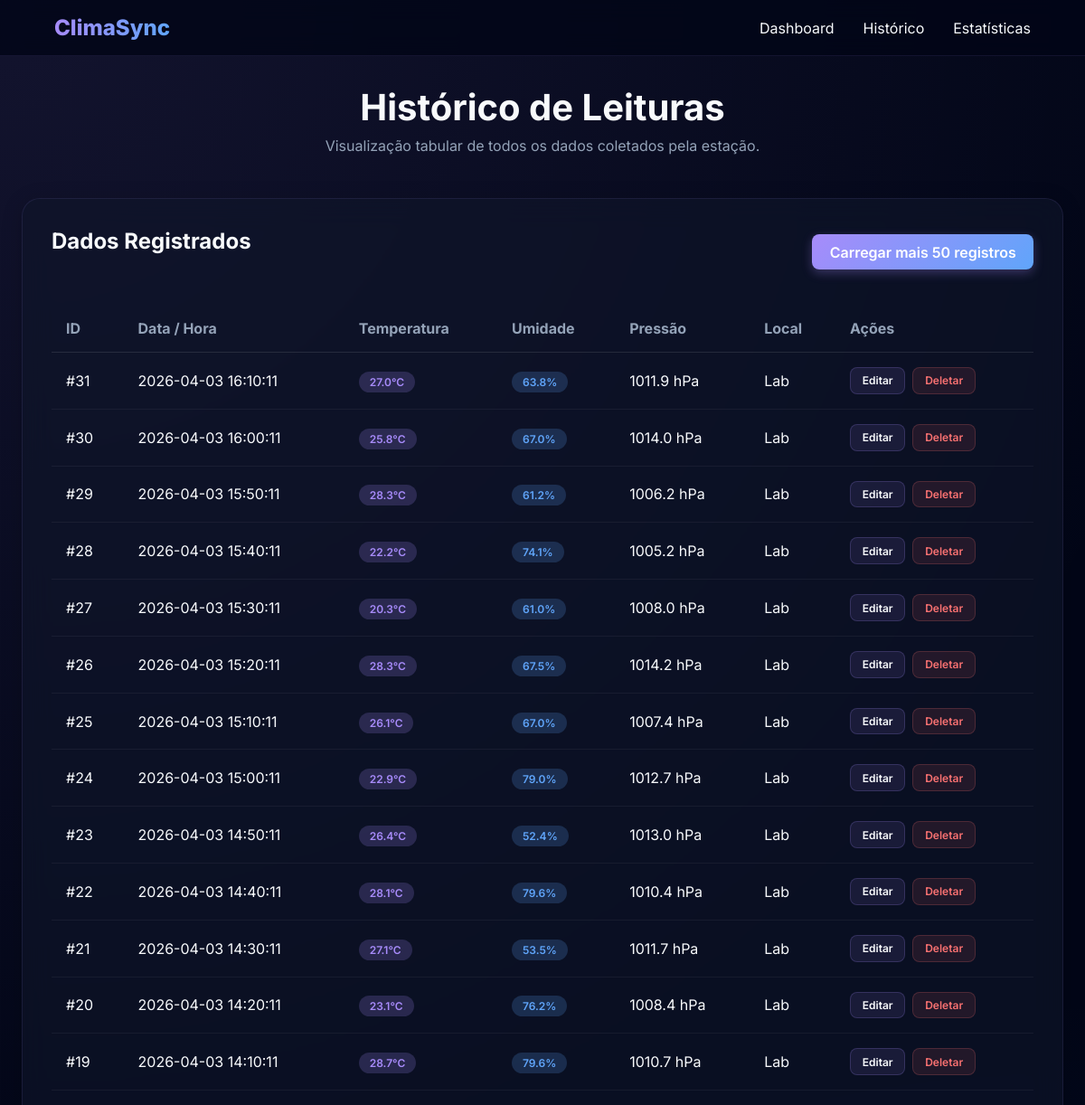
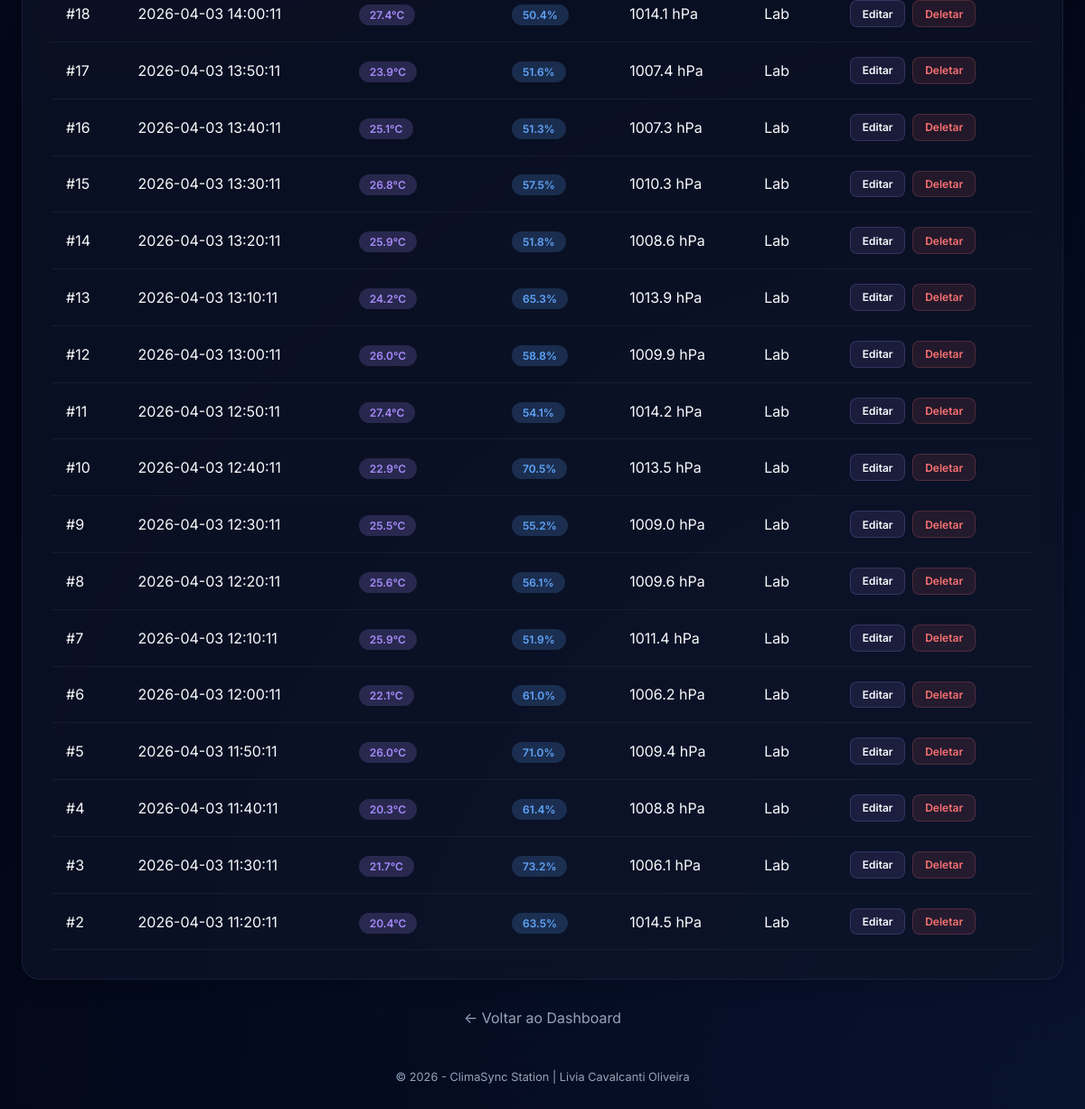
/leituras, run on the app's committed database (2 pictures, top to bottom).
### tables this page shows
CREATE TABLE leituras (
id INTEGER PRIMARY KEY AUTOINCREMENT,
temperatura REAL NOT NULL,
umidade REAL NOT NULL,
pressao REAL, -- opcional
localizacao TEXT DEFAULT 'Lab', -- opcional
timestamp DATETIME DEFAULT (datetime('now','localtime'))
);

### src/app.py (the view)
@app.route('/leituras', methods=['GET'])
def listar():
    limite = request.args.get('limite', default=50, type=int)
    leituras = database.listar_leituras(limite=limite)
    return responder('historico.html', {'leituras': leituras, 'limite': limite})

### src/app.py (called while the page is built)
def responder(template, data=None, status=200):
    formato = request.args.get('formato')
    if formato == 'json':
        return jsonify(data), status
    return render_template(template, **(data if data else {})), status

### src/database.py (called while the page is built)
def get_db_connection():
    conn = sqlite3.connect(DB_FILE, timeout=10)
    conn.execute('PRAGMA journal_mode=WAL')
    conn.execute('PRAGMA busy_timeout=5000')
    conn.row_factory = sqlite3.Row
    return conn

def listar_leituras(limite=50):
    query = "SELECT * FROM leituras ORDER BY timestamp DESC LIMIT ?"
    with get_db_connection() as conn:
        cursor = conn.cursor()
        rows = cursor.execute(query, (limite,)).fetchall()
        return [dict(row) for row in rows]

### src/templates/historico.html
{% extends 'base.html' %}
{% block content %}
<header class="header">
    <h1>Histórico de Leituras</h1>
    <p>Visualização tabular de todos os dados coletados pela estação.</p>
</header>
<div class="section-card">
    <div style="display: flex; justify-content: space-between; align-items: center; margin-bottom: 2rem;">
        <h2>Dados Registrados</h2>
        <a href="{{ url_for('listar', limite=limite+50) }}" class="btn btn-primary">Carregar mais 50 registros</a>
    </div>
    <table>
        <thead>
            <tr>
                <th>ID</th>
                <th>Data / Hora</th>
                <th>Temperatura</th>
                <th>Umidade</th>
                <th>Pressão</th>
                <th>Local</th>
                <th>Ações</th>
            </tr>
        </thead>
        <tbody>
            {% for leitura in leituras %}
            <tr>
                <td>#{{ leitura.id }}</td>
                <td>{{ leitura.timestamp }}</td>
                <td><span class="badge badge-temp">{{ "%.1f"|format(leitura.temperatura) }}°C</span></td>
                <td><span class="badge badge-umid">{{ "%.1f"|format(leitura.umidade) }}%</span></td>
                <td>{{ "%.1f"|format(leitura.pressao) if leitura.pressao else "--" }} hPa</td>
                <td>{{ leitura.localizacao }}</td>
                <td>
                    <div style="display: flex; gap: 0.5rem;">
                        <a href="{{ url_for('detalhe', id=leitura.id) }}" class="btn" style="background: rgba(167, 139, 250, 0.1); border: 1px solid rgba(167, 139, 250, 0.2); padding: 0.4rem 0.8rem; font-size: 0.75rem;">Editar</a>
                        <form action="{{ url_for('deletar', id=leitura.id) }}" method="POST" onsubmit="return confirm('Tem certeza?');">
                            <button type="submit" class="btn btn-danger" style="padding: 0.4rem 0.8rem; font-size: 0.75rem;">Deletar</button>
                        </form>
                    </div>
                </td>
            </tr>
            {% else %}
            <tr><td colspan="7" style="text-align: center;">Nenhum dado encontrado.</td></tr>
            {% endfor %}
        </tbody>
    </table>
</div>
<div style="margin-top: 2rem; text-align: center;">
    <a href="{{ url_for('index') }}" style="color: var(--text-dim);">← Voltar ao Dashboard</a>
</div>
{% endblock %}

### src/static/css/style.css (style rules this page uses)
:root { --primary: #a78bfa; --secondary: #60a5fa; --accent: #c084fc; --bg-dark: #020617; --card-bg: rgba(15, 23, 42, 0.6); --text: #f8fafc; --text-dim: #94a3b8; --success: #34d399; --danger: #f87171; --glow: rgba(167, 139, 250, 0.15); }
* { margin: 0; padding: 0; box-sizing: border-box; font-family: 'Inter', -apple-system, system-ui, sans-serif; }
body { background: var(--bg-dark); background-image: radial-gradient(circle at 0% 0%, rgba(167, 139, 250, 0.1) 0%, transparent 50%), radial-gradient(circle at 100% 100%, rgba(59, 130, 246, 0.1) 0%, transparent 50%); color: var(--text); min-height: 100vh; padding-bottom: 2rem; overflow-x: hidden; }
a { text-decoration: none; color: inherit; }
.header { margin-bottom: 3rem; text-align: center; }
.header h1 { font-size: 2.5rem; margin-bottom: 0.5rem; }
.header p { color: var(--text-dim); }
.section-card { background: var(--card-bg); backdrop-filter: blur(16px); padding: 2rem; border-radius: 1.25rem; border: 1px solid rgba(167, 139, 250, 0.1); box-shadow: 0 4px 24px -1px rgba(0, 0, 0, 0.2); }
h2 { margin-bottom: 1.5rem; }
table { width: 100%; border-collapse: collapse; }
th { text-align: left; padding: 1rem; color: var(--text-dim); border-bottom: 1px solid rgba(255, 255, 255, 0.1); }
td { padding: 1rem; border-bottom: 1px solid rgba(255, 255, 255, 0.05); }
.badge { padding: 0.25rem 0.75rem; border-radius: 2rem; font-size: 0.75rem; font-weight: 600; }
.badge-temp { background: rgba(167, 139, 250, 0.2); color: var(--primary); }
.badge-umid { background: rgba(96, 165, 250, 0.2); color: var(--secondary); }
.btn { padding: 0.6rem 1.2rem; border-radius: 0.5rem; border: none; cursor: pointer; font-weight: 600; transition: 0.2s; display: inline-block; }
.btn-primary { background: linear-gradient(135deg, var(--primary), var(--secondary)); color: white; box-shadow: 0 4px 12px rgba(167, 139, 250, 0.3); }
.btn-danger { background: rgba(248, 113, 113, 0.1); color: var(--danger); border: 1px solid rgba(248, 113, 113, 0.2); }

### data on the page
leituras: id "31", timestamp "2026-04-03 16:10:11", temperatura "27.0", umidade "63.8", pressao "1011.9", localizacao "Lab"
leituras: id "30", timestamp "2026-04-03 16:00:11", temperatura "25.8", umidade "67.0", pressao "1014.0", localizacao "Lab"
leituras: id "29", timestamp "2026-04-03 15:50:11", temperatura "28.3", umidade "61.2", pressao "1006.2", localizacao "Lab"
leituras: id "28", timestamp "2026-04-03 15:40:11", temperatura "22.2", umidade "74.1", pressao "1005.2", localizacao "Lab"
leituras: id "27", timestamp "2026-04-03 15:30:11", temperatura "20.3", umidade "61.0", pressao "1008.0", localizacao "Lab"
leituras: id "26", timestamp "2026-04-03 15:20:11", temperatura "28.3", umidade "67.5", pressao "1014.2", localizacao "Lab"
leituras: id "25", timestamp "2026-04-03 15:10:11", temperatura "26.1", umidade "67.0", pressao "1007.4", localizacao "Lab"
leituras: id "24", timestamp "2026-04-03 15:00:11", temperatura "22.9", umidade "79.0", pressao "1012.7", localizacao "Lab"
leituras: id "23", timestamp "2026-04-03 14:50:11", temperatura "26.4", umidade "52.4", pressao "1013.0", localizacao "Lab"
leituras: id "22", timestamp "2026-04-03 14:40:11", temperatura "28.1", umidade "79.6", pressao "1010.4", localizacao "Lab"
leituras: id "21", timestamp "2026-04-03 14:30:11", temperatura "27.1", umidade "53.5", pressao "1011.7", localizacao "Lab"
leituras: id "20", timestamp "2026-04-03 14:20:11", temperatura "23.1", umidade "76.2", pressao "1008.4", localizacao "Lab"
leituras: id "19", timestamp "2026-04-03 14:10:11", temperatura "28.7", umidade "79.6", pressao "1010.7", localizacao "Lab"
leituras: id "18", timestamp "2026-04-03 14:00:11", temperatura "27.4", umidade "50.4", pressao "1014.1", localizacao "Lab"
leituras: id "17", timestamp "2026-04-03 13:50:11", temperatura "23.9", umidade "51.6", pressao "1007.4", localizacao "Lab"
leituras: id "16", timestamp "2026-04-03 13:40:11", temperatura "25.1", umidade "51.3", pressao "1007.3", localizacao "Lab"
leituras: id "15", timestamp "2026-04-03 13:30:11", temperatura "26.8", umidade "57.5", pressao "1010.3", localizacao "Lab"
leituras: id "14", timestamp "2026-04-03 13:20:11", temperatura "25.9", umidade "51.8", pressao "1008.6", localizacao "Lab"
leituras: id "13", timestamp "2026-04-03 13:10:11", temperatura "24.2", umidade "65.3", pressao "1013.9", localizacao "Lab"
leituras: id "12", timestamp "2026-04-03 13:00:11", temperatura "26.0", umidade "58.8", pressao "1009.9", localizacao "Lab"
leituras: id "11", timestamp "2026-04-03 12:50:11", temperatura "27.4", umidade "54.1", pressao "1014.2", localizacao "Lab"
leituras: id "10", timestamp "2026-04-03 12:40:11", temperatura "22.9", umidade "70.5", pressao "1013.5", localizacao "Lab"
leituras: id "9", timestamp "2026-04-03 12:30:11", temperatura "25.5", umidade "55.2", pressao "1009.0", localizacao "Lab"
leituras: id "8", timestamp "2026-04-03 12:20:11", temperatura "25.6", umidade "56.1", pressao "1009.6", localizacao "Lab"
leituras: id "7", timestamp "2026-04-03 12:10:11", temperatura "25.9", umidade "51.9", pressao "1011.4", localizacao "Lab"
leituras: id "6", timestamp "2026-04-03 12:00:11", temperatura "22.1", umidade "61.0", pressao "1006.2", localizacao "Lab"
leituras: id "5", timestamp "2026-04-03 11:50:11", temperatura "26.0", umidade "71.0", pressao "1009.4", localizacao "Lab"
leituras: id "4", timestamp "2026-04-03 11:40:11", temperatura "20.3", umidade "61.4", pressao "1008.8", localizacao "Lab"
leituras: id "3", timestamp "2026-04-03 11:30:11", temperatura "21.7", umidade "73.2", pressao "1006.1", localizacao "Lab"
leituras: id "2", timestamp "2026-04-03 11:20:11", temperatura "20.4", umidade "63.5", pressao "1014.5", localizacao "Lab"
